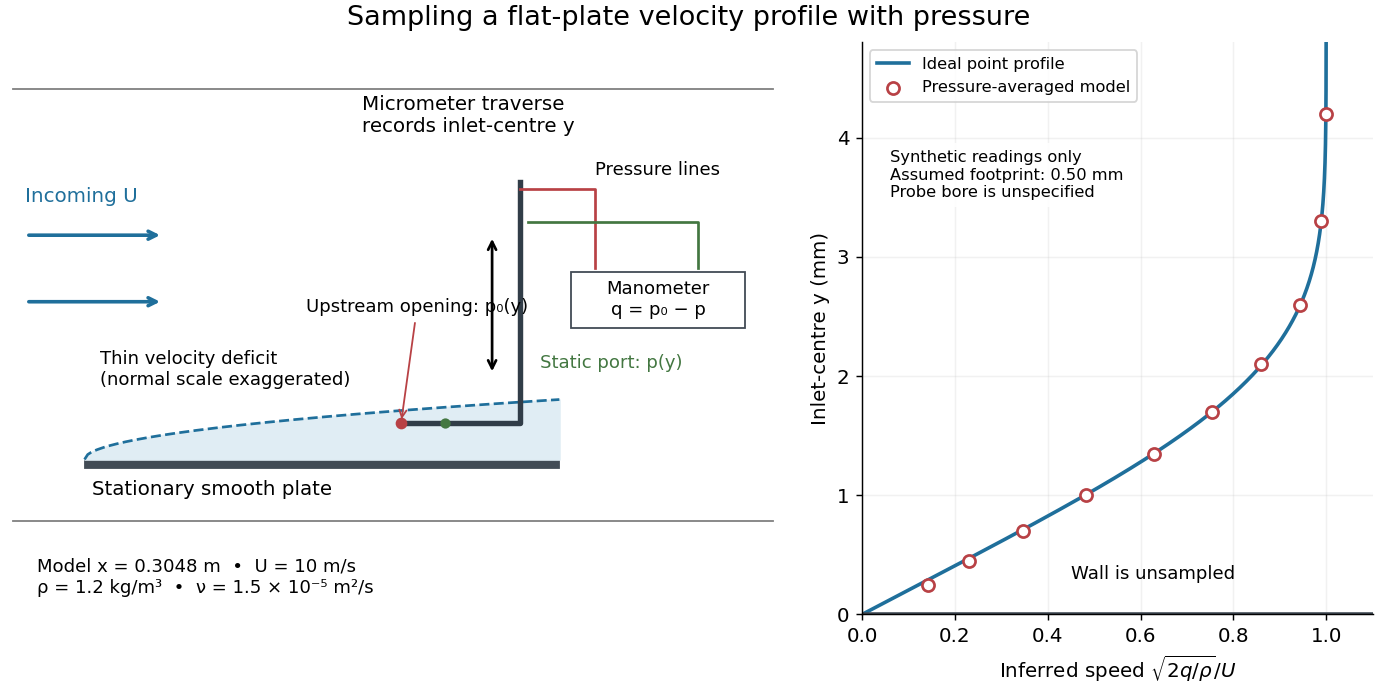

Write the Python code that produced this figure.
"""Generate flat-plate-velocity-traverse-apparatus.png in the working directory.

Tested with Python 3.14, matplotlib 3.10.7, numpy 2.3.5.
This is an illustrative pressure-averaging model, not measured laboratory data.
The assumed 0.50 mm sensing footprint is not a reported probe bore diameter.
"""
from pathlib import Path
import importlib.util
import json
import sys
import matplotlib.pyplot as plt
from matplotlib.patches import Rectangle
import numpy as np

sys.dont_write_bytecode = True

spec = importlib.util.spec_from_file_location(
    "laminar_profile", Path(__file__).with_name("flat-plate-laminar-velocity-profiles.py"))
profile = importlib.util.module_from_spec(spec)
spec.loader.exec_module(profile)


def sample_model(eta, states, centres, footprint, U, nu, x, rho):
    y = eta * np.sqrt(nu * x / U)
    offsets = np.linspace(-footprint / 2, footprint / 2, 301)
    locations = centres[:, None] + offsets[None, :]
    assert np.min(locations) >= 0
    speeds = U * np.interp(locations, y, states[:, 1])
    q_samples = np.trapezoid(0.5 * rho * speeds**2, offsets, axis=1) / footprint
    mean_speed = np.trapezoid(speeds, offsets, axis=1) / footprint
    inferred = np.sqrt(2 * q_samples / rho)
    return q_samples, inferred, mean_speed


def main():
    eta, states = profile.blasius_profile()
    U, nu, x, rho, footprint = 10.0, 1.5e-5, 0.3048, 1.2, 0.00050
    centres = np.array([0.25, 0.45, 0.7, 1.0, 1.35, 1.7, 2.1, 2.6, 3.3, 4.2]) * 1e-3
    q, inferred, mean = sample_model(eta, states, centres, footprint, U, nu, x, rho)
    assert np.all(inferred >= mean - 1e-12)
    plt.rcParams.update({"font.size": 11, "figure.facecolor": "white"})
    fig, (sketch, readout) = plt.subplots(1, 2, figsize=(10.6, 5.3),
                    gridspec_kw={"width_ratios": [1.55, 1]}, layout="constrained")
    fig.suptitle("Sampling a flat-plate velocity profile with pressure", fontsize=15)
    sketch.set(xlim=(0, 10), ylim=(-1.1, 7.5))
    sketch.axis("off")
    sketch.plot([0.1, 9.7], [0.3, 0.3], color="gray", lw=1)
    sketch.plot([0.1, 9.7], [6.8, 6.8], color="gray", lw=1)
    sketch.add_patch(Rectangle((1, 1.1), 6.0, 0.13, color="#424b55"))
    sketch.text(1.1, 0.7, "Stationary smooth plate", fontsize=11)
    positions = np.linspace(1, 7, 150)
    edge = 1.23 + 0.9 * np.sqrt((positions - 1) / 6)
    sketch.fill_between(positions, 1.23, edge, color="#e0edf4")
    sketch.plot(positions, edge, ls="--", color="#1f6f9b")
    sketch.text(1.2, 2.35, "Thin velocity deficit\n(normal scale exaggerated)", fontsize=10)
    for yy in [3.6, 4.6]:
        sketch.annotate("", (2, yy), (0.25, yy), arrowprops={"arrowstyle": "->", "lw": 2,
                                                                      "color": "#1f6f9b"})
    sketch.text(0.25, 5.1, "Incoming U", fontsize=11, color="#1f6f9b")
    # Upstream-facing two-port probe, carried by a normal traverse.
    sketch.plot([5.0, 6.5, 6.5], [1.78, 1.78, 5.4], lw=3, color="#313d48")
    sketch.scatter([5.0], [1.78], s=30, color="#b84145", zorder=4)
    sketch.scatter([5.55], [1.78], s=22, color="#437741", zorder=4)
    sketch.annotate("", (6.15, 4.6), (6.15, 2.5), arrowprops={"arrowstyle": "<->", "lw": 1.5})
    sketch.text(4.5, 6.15, "Micrometer traverse\nrecords inlet-centre y", fontsize=11)
    sketch.annotate("Upstream opening: p₀(y)", (5, 1.78), (3.8, 3.45), fontsize=10,
                    arrowprops={"arrowstyle": "->", "color": "#b84145"})
    sketch.text(6.75, 2.6, "Static port: p(y)", fontsize=10, color="#437741")
    sketch.plot([6.5, 7.45, 7.45], [5.3, 5.3, 4.1], color="#b84145", lw=1.5)
    sketch.plot([6.6, 8.75, 8.75], [4.8, 4.8, 4.1], color="#437741", lw=1.5)
    sketch.add_patch(Rectangle((7.15, 3.2), 2.2, 0.85, facecolor="white", edgecolor="#424b55"))
    sketch.text(8.25, 3.63, "Manometer\nq = p₀ − p", ha="center", va="center", fontsize=10)
    sketch.text(7.45, 5.5, "Pressure lines", fontsize=10)
    sketch.text(0.4, -0.25, "Model x = 0.3048 m  •  U = 10 m/s\nρ = 1.2 kg/m³  •  ν = 1.5 × 10⁻⁵ m²/s", fontsize=10, va="top")
    yy = eta * np.sqrt(nu * x / U) * 1000
    readout.plot(states[:, 1], yy, lw=2, color="#1f6f9b", label="Ideal point profile")
    readout.scatter(inferred / U, centres * 1000, s=45, edgecolor="#b84145", facecolor="white",
                    linewidth=1.5, label="Pressure-averaged model", zorder=4)
    readout.axhline(0, color="#424b55", lw=2)
    readout.set(xlim=(0, 1.1), ylim=(0, 4.8), xlabel=r"Inferred speed $\sqrt{2q/\rho}/U$",
                ylabel="Inlet-centre y (mm)")
    readout.spines[["top", "right"]].set_visible(False)
    readout.grid(alpha=0.17)
    readout.legend(loc="upper left", fontsize=9)
    readout.text(0.06, 3.5, "Synthetic readings only\nAssumed footprint: 0.50 mm\nProbe bore is unspecified", fontsize=9,
                 bbox={"facecolor": "white", "alpha": 0.9, "edgecolor": "none"})
    readout.text(0.45, 0.3, "Wall is unsampled", fontsize=10)
    fig.savefig(Path(__file__).stem + ".png", dpi=130, facecolor="white", transparent=False)
    plt.close(fig)
    print(json.dumps({"sample_count": len(centres), "min_centre_mm": float(centres.min() * 1000),
                      "footprint_mm": footprint * 1000, "pressure_range_pa": [float(q.min()), float(q.max())],
                      "max_rms_minus_mean_ms": float((inferred - mean).max())}, sort_keys=True))


if __name__ == "__main__":
    main()
